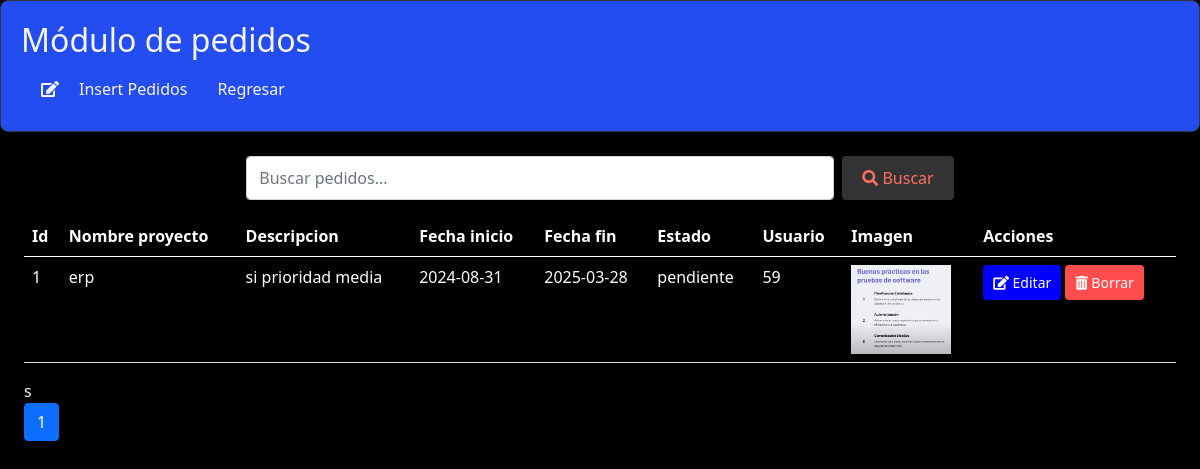
The page /Views/Proyects/create.php (signed in) on the database its author committed.
### tables this page shows
CREATE TABLE `proyectos` (
  `id_proyecto` int(11) NOT NULL,
  `nombre_proyecto` varchar(255) NOT NULL,
  `descripcion` text DEFAULT NULL,
  `fecha_inicio` date DEFAULT NULL,
  `fecha_fin` date DEFAULT NULL,
  `estado` enum('pendiente','en progreso','completado') NOT NULL,
  `id_usuario` int(11) DEFAULT NULL,
  `imagen_proyecto` varchar(255) DEFAULT NULL
);

### Views/Proyects/create.php (the view, shortened to what this page needs)
<?php
$mysqli = mysqli_connect(db_host, db_username, db_password, db_dbname);
mysqli_set_charset($mysqli, 'utf8');
$registros_por_pagina = 10;
$página_actual = isset($_GET['page']) ? (int)$_GET['page'] : 1;
$inicio = ($página_actual - 1) * $registros_por_pagina;
$consulta = "SELECT * FROM  proyectos LIMIT $inicio, $registros_por_pagina";
$total_registros_query = "SELECT COUNT(*) AS total FROM   proyectos";
$total_resultados = $mysqli->query($total_registros_query);
$total_registros = $total_resultados->fetch_assoc()['total'];
$total_paginas = ceil($total_registros / $registros_por_pagina);
$searchQuery = isset($_GET['search-query']) ? $_GET['search-query'] : '';
if (!empty($searchQuery)) {
    $consulta = "SELECT * FROM proyectos WHERE
                 nombre_proyecto LIKE '%$searchQuery%' OR
                 estado LIKE '%$searchQuery%' OR
                 descripcion LIKE '%$searchQuery%'
                 ORDER BY id_proyecto";
} else {
    $consulta = "SELECT * FROM proyectos ORDER BY id_proyecto";
}
$resultados = $mysqli->query($consulta);
?>
<!DOCTYPE html>
<html lang="es">
<head>
    <link href="https://cdn.jsdelivr.net/npm/bootstrap@5.0.2/dist/css/bootstrap.min.css" rel="stylesheet">
    <link href="https://cdnjs.cloudflare.com/ajax/libs/font-awesome/5.15.3/css/all.min.css" rel="stylesheet">
</head>
<body>
    <div class="panel">
        <div class="column">
            <h2>Módulo de pedidos</h2>
            <ul class="nav">
                <li><i class="fas fa-edit icon"></i><a href='insert.php?da=2'>Insert Pedidos</a></li>
                <li class="nav-item">
                <a class="nav-link" href="/OptimizationPRO/app/main.php">
                                 Regresar
                            </a>
                        </li>
            </ul>
        </div>
    </div>
    <br>
<div class="container-fluid">
    <form method="GET" class="d-flex justify-content-center mb-3">
        <input type="text" name="search-query" class="form-control w-50 me-2"
               placeholder="Buscar pedidos..." value="<?php echo htmlspecialchars($searchQuery); ?>">
        <button type="submit" class="btn btn-primary">
            <i class="fas fa-search"></i> Buscar
        </button>
    </form>
    <div class="container-fluid">
    <div class="table-container">
        <div class="table-responsive">
            <table class="table table-striped">
                <thead class="thead-light">
                <tr>
                <th scope="col">Id</th>
                <th scope="col">Nombre proyecto</th>
                <th scope="col">Descripcion</th>
                <th scope="col">Fecha inicio</th>
                <th scope="col">Fecha fin</th>
                <th scope="col">Estado</th>
                <th scope="col">Usuario</th>
                <th scope="col">Imagen</th>
                <th scope="col">Acciones</th>
            </tr>
        </thead>
        <tbody>
            <?php while ($proyecto = $resultados->fetch_assoc()): ?>
            <tr>
                <td><?php echo htmlspecialchars($proyecto['id_proyecto']); ?></td>
                <td><?php echo htmlspecialchars($proyecto['nombre_proyecto']); ?></td>
                <td><?php echo htmlspecialchars($proyecto['descripcion']); ?></td>
                <td><?php echo htmlspecialchars($proyecto['fecha_inicio']); ?></td>
                <td><?php echo htmlspecialchars($proyecto['fecha_fin']); ?></td>
                <td><?php echo htmlspecialchars($proyecto['estado']); ?></td>
                <td><?php echo htmlspecialchars($proyecto['id_usuario']); ?></td>
                <td><img src="../../public/img/proyecto/<?php echo htmlspecialchars($proyecto['imagen_proyecto']); ?>" width="100" alt=""></td>
                <td>
                    <a href="edit.php?da=3&lla=<?php echo $proyecto['id_proyecto']; ?>" class="btn btn-custom-green btn-editar">
                        <i class="fas fa-edit icon"></i> Editar
                    </a>
                    <a href="#" class="btn btn-danger btn-borrar" onclick="borrarProyecto(<?php echo $proyecto['id_proyecto']; ?>, '<?php echo $proyecto['imagen_proyecto']; ?>')">
                        <i class="fas fa-trash-alt"></i> Borrar
                    </a>
                    </td>
                    </tr>
                <?php endwhile; ?>
            </tbody>
        </table>
    </div>
</div>
s
 <nav>
        <ul class="pagination">
            <?php for ($i = 1; $i <= $total_paginas; $i++): ?>
                <li class="page-item <?= ($i == $página_actual) ? 'active' : '' ?>">
                    <a class="page-link" href="?page=<?= $i ?>"><?= $i ?></a>
                </li>
            <?php endfor; ?>
        </ul>
    </nav>
</div>
</body>
</html>

### Views/Proyects/create.php (style rules this page uses)
body { background-color: #000; color: #f5f5f5; }
.table th, .table td { color: #fff; }
.panel { display: flex; justify-content: space-between; border: 1px solid #333; padding: 20px; border-radius: 8px; background-color: #234DF0; }
.column { width: 48%; }
h2 { color: whitesmoke; }
.nav { display: flex; align-items: center; float: left; margin-left: 20px; }
.nav a { color: whitesmoke; text-decoration: none; padding: 10px; font-size: 16px; margin-left: 10px; }
.btn { display: inline-block; padding: 10px 20px; font-size: 16px; border: none; border-radius: 4px; cursor: pointer; background-color: #333; color: #ff6f61; }
.btn-borrar { display: inline-block; padding: 7px 10px; font-size: 14px; border: none; border-radius: 4px; cursor: pointer; background-color: #ff4d4d; color: #fff; }
.btn-editar { display: inline-block; padding: 7px 10px; font-size: 14px; border: none; border-radius: 4px; cursor: pointer; background-color: blue; color: #fff; }

### rows shown on the page
proyectos: id_proyecto "1", nombre_proyecto "erp", descripcion "si prioridad media", fecha_inicio "2024-08-31", fecha_fin "2025-03-28", estado "pendiente", id_usuario "59", imagen_proyecto (picture)
